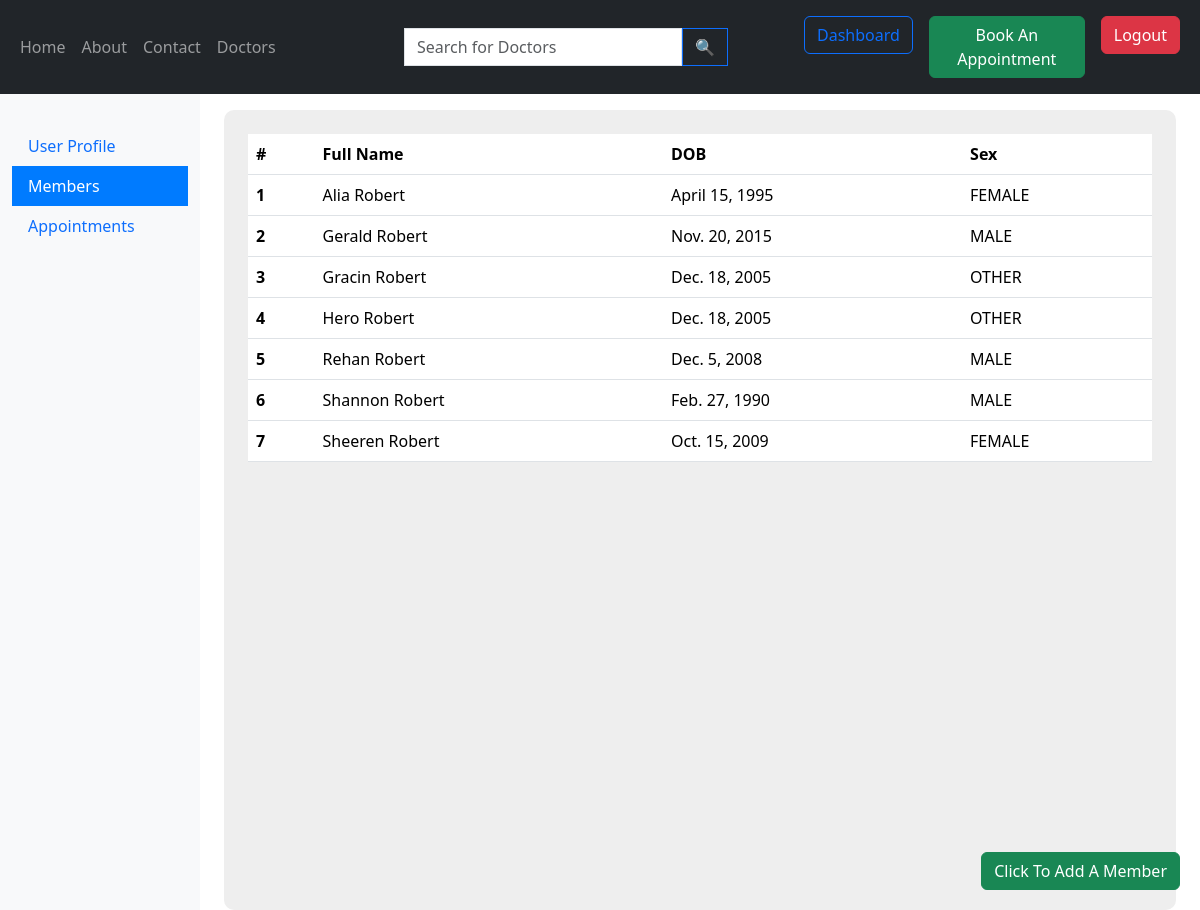
Screenshot of /patient-dashboard/2/ (signed in) with the database file from the repository.
### patient/models.py (models this page shows, shortened)
class Patient(models.Model):
  user= models.ForeignKey(User, on_delete= models.CASCADE)
  first_name= models.CharField(max_length= 255)
  last_name= models.CharField(max_length= 255, blank= True, null= True)
  dob= models.DateField(default= None)
  sex= models.CharField(max_length= 10, choices= [('MALE', 'Male'), ('FEMALE', 'Female'), ('OTHER', 'Other')], default= 'FEMALE')

### patient/views.py (the view)
# urls.py: path('patient-dashboard/<int:chosenfield>/', patient_db, name="patient_db"),
@login_required(login_url='login_page')
@role_required(['PATIENT'])
def patient_db(request,chosenfield):
  sidefields= ['User Profile', 'Members', 'Appointments']
  context= {
    'sidefields': sidefields,
    'chosenfield': chosenfield,
    'userInfo': UserInfo.objects.filter(user= request.user)[0],
    'patients': Patient.objects.filter(user= request.user).order_by('first_name','last_name'),
    'appointments': Appointment.objects.filter(patient__user= request.user).order_by('-date')
  }
  templte="field"+chr(chosenfield + 48)+".html"
  return render(request, templte, context)

### hmes/decorator.py (called while the page is built)
def role_required(allowed_roles):
    def decorator(view_func):
        @wraps(view_func)
        def _wrapped_view(request, *args, **kwargs):
            if request.user.is_authenticated:
                user_role = request.user.userinfo.role_def  # Adjust this line based on your user model
                if user_role in allowed_roles:
                    return view_func(request, *args, **kwargs)
            return render(request,'error_403.html')
        return _wrapped_view
    return decorator

### patient/templates/field2.html
{% extends "patientdashboard.html" %}
{% block fieldinfo %}
<a href="/addapatient/" class="btn btn-success position-fixed" style="bottom: 20px; right: 20px;">Click To Add A Member</a>
<section style="background-color: #eee; border-radius: 10px;" class="min-vh-100 p-4">
  <table class="table">
    <thead>
      <tr>
        <th scope="col">#</th>
        <th scope="col">Full Name</th>
        <th scope="col">DOB</th>
        <th scope="col">Sex</th>
      </tr>
    </thead>
    <tbody>
      {% for patient in patients %}
      <tr>
        <th scope="row">{{forloop.counter}}</th>
        <td>{{patient.first_name}} {{patient.last_name}}</td>
        <td>{{patient.dob}}</td>
        <td>{{patient.sex}}</td>
      </tr>
      {% endfor %}
    </tbody>
  </table>
</section>
{% endblock %}

### patient/templates/patientdashboard.html (style rules this page uses)
html, body, .intro { height: 100%; }
table td, table th { text-overflow: ellipsis; white-space: nowrap; overflow: hidden; }

### rows the page displays
Patient: first_name "Alia", last_name "Robert", dob "April 15, 1995", sex "FEMALE"
Patient: first_name "Gerald", last_name "Robert", dob "Nov. 20, 2015", sex "MALE"
Patient: first_name "Gracin", last_name "Robert", dob "Dec. 18, 2005", sex "OTHER"
Patient: first_name "Hero", last_name "Robert", dob "Dec. 18, 2005", sex "OTHER"
Patient: first_name "Rehan", last_name "Robert", dob "Dec. 5, 2008", sex "MALE"
Patient: first_name "Shannon", last_name "Robert", dob "Feb. 27, 1990", sex "MALE"
Patient: first_name "Sheeren", last_name "Robert", dob "Oct. 15, 2009", sex "FEMALE"

### other values shown
{{ field }} "User Profile" "Members" "Appointments"
